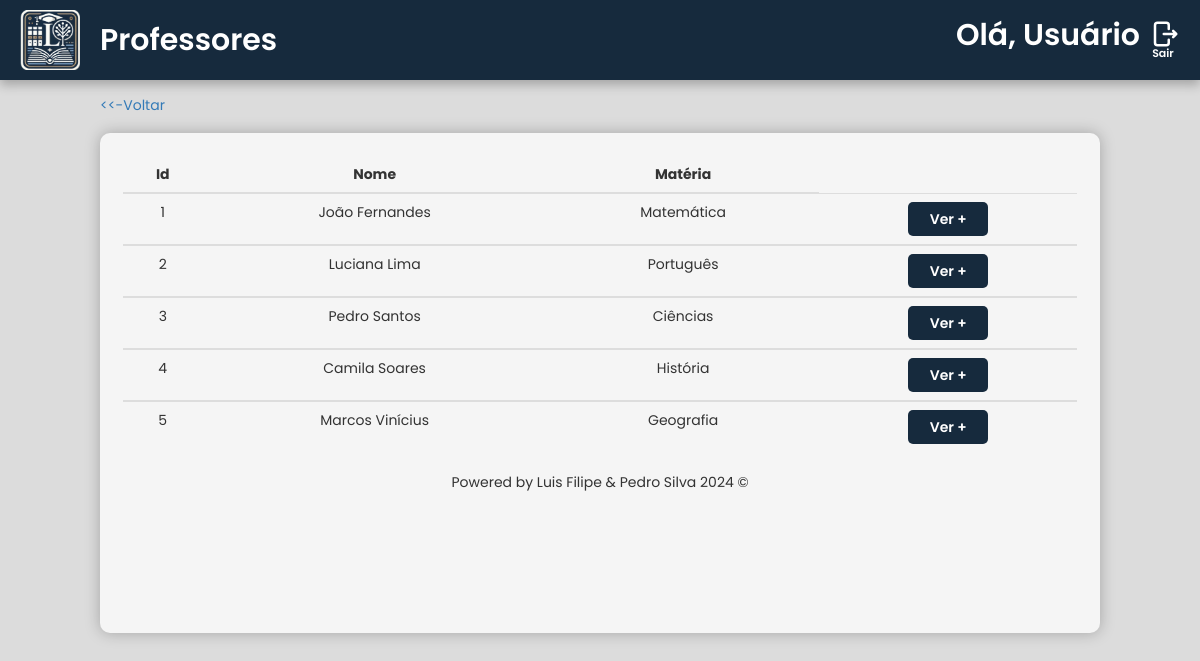
/src/diretoria/visualizar-professores/index.php, run on the app's committed database.
### tables this page shows
create table
		professores (
			id_professor int auto_increment primary key,
			nome_professor varchar(200) not null,
			materia varchar(50) not null,
			email_pess_professor VARCHAR(255) UNIQUE NOT NULL,
			email_corp_professor VARCHAR(255) UNIQUE NOT NULL,
			telefone_professor VARCHAR(11) NOT NULL,
			cpf_professor varchar(11) not null unique,
			nascimento_professor date not null,
			sexo_professor VARCHAR(3) not null,
			senha_professor varchar(25) not null,
			data_cadastro DATETIME DEFAULT CURRENT_TIMESTAMP
		);

### src/diretoria/visualizar-professores/index.php (the view, shortened to what this page needs)
<?php
require '../../scripts/conn.php';
if (1 > 0) {
  $sql = $pdo->prepare("SELECT * FROM professores");
  $sql->execute();
  $professores = $sql->fetchAll(PDO::FETCH_ASSOC);
}
?>
<!DOCTYPE html>
<html lang="pt-br">
<head>
  <link rel="stylesheet" href="https://maxcdn.bootstrapcdn.com/bootstrap/3.3.7/css/bootstrap.min.css"
>
  <link rel="stylesheet" href="style.css">
</head>
<body>
  <header>
    <img src="../../../assets/images/LogoEscolaSemFundo.png" alt="Logo da Clinica" class="LogoClinica">Professores
    <div class="areauser">
      <p class="nomeuser">Olá, <?php echo isset($_SESSION['session_nome']) ? explode(' ', $_SESSION['session_nome'])[0] : 'Usuário'; ?></p>
      <a href="../../scripts/sair.php"><img src="../../../assets/images/logout-svgrepo-com.svg" alt="Sair" class="logouticon">
        <p class="txtsair">Sair</p>
      </a>
    </div>
  </header>
  <div class="opcvoltar"><a href="../"><<-Voltar </a></div>
  <div class="container">
    <table class="table">
      <thead>
        <tr>
          <th class="cabecalhotable" scope="col">Id</th>
          <th class="cabecalhotable" scope="col">Nome</th>
          <th class="cabecalhotable" scope="col">Matéria</th>
        </tr>
      </thead>
      <?php if (count($professores) > 0): ?>
        <?php foreach ($professores as $professor): ?>
          <tbody>
            <tr>
              <td><?= htmlspecialchars($professor['id_professor']) ?></td>
              <td><?= htmlspecialchars($professor['nome_professor']) ?></td>
              <td><?= htmlspecialchars($professor['materia']) ?></td>
              <td><a href="detalhes.php?id_professor=<?= $a = $professor['id_professor']; ?>"><button class="btnVerMais">Ver +</button></a></td>
            <?php endforeach; ?>
          <?php endif; ?>
            </tr>
          </tbody>
    </table>
    <p class="creds" style="margin-top: 1rem;">Powered by Luis Filipe & Pedro Silva 2024 ©</p>
  </div>
</body>
</html>

### src/diretoria/visualizar-professores/style.css (style rules this page uses)
* { font-family: "Poppins", sans-serif; margin: 0px; padding: 0px; }
body { background-color: gainsboro; }
header { background-color: #162a3d; display: flex; align-items: center; color: white; font-size: 30px; font-weight: 600; text-align: center; margin-bottom: -0.5rem; box-shadow: 0px 5px 10px rgba(0, 0, 0, 0.25); }
.opcvoltar { margin-top: 2rem; margin-left: 10rem; }
.LogoClinica { width: 60px; margin-left: 2rem; margin-top: 1rem; margin-bottom: 1rem; margin-right: 2rem; }
.areauser { position: absolute; right: 2rem; display: flex; align-items: center; gap: 10px; }
.logouticon { height: 30px; }
a { margin-top: 0.3rem; text-decoration: none; }
.txtsair { text-decoration: none; font-size: 11px; margin-top: -0.8rem; margin-left: -0.4rem; color: white; }
.container { margin-bottom: 5rem; align-items: center; justify-items: center; margin-top: 1.5%; max-width: 100rem; min-width: 25rem; max-height: 100rem; min-height: 50rem; background-color: whitesmoke; box-shadow: 0px 0px 15px rgba(0, 0, 0, 0.25); border-radius: 10px; padding: 2.3rem; }
.table { text-align: center; }
.cabecalhotable { text-align: center; }
.btnVerMais { min-width: 8rem; background-color: #162A3D; font-weight: 600; padding: 0.7rem; border-radius: 5px; border: none; transition: 300ms; color: white; }

### data on the page
professores: id_professor "1", nome_professor "João Fernandes", materia "Matemática"
professores: id_professor "2", nome_professor "Luciana Lima", materia "Português"
professores: id_professor "3", nome_professor "Pedro Santos", materia "Ciências"
professores: id_professor "4", nome_professor "Camila Soares", materia "História"
professores: id_professor "5", nome_professor "Marcos Vinícius", materia "Geografia"
